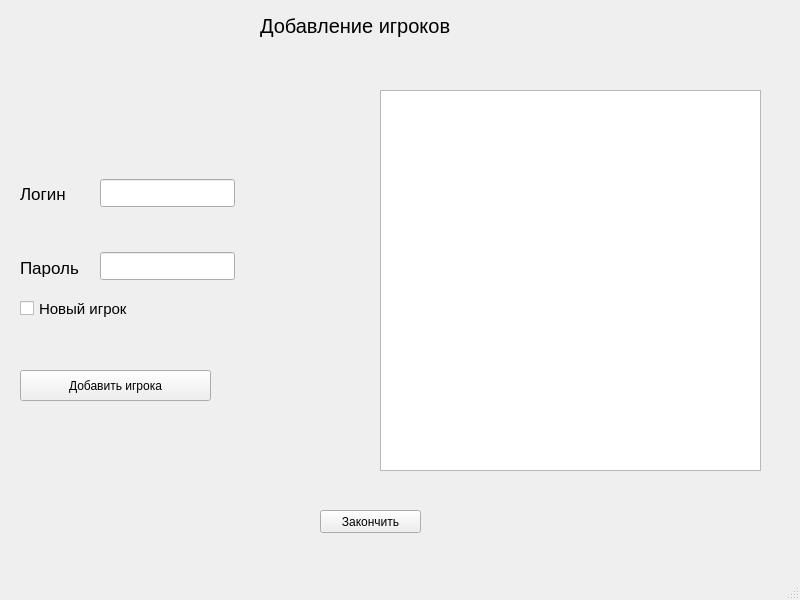
<?xml version="1.0" encoding="UTF-8"?>
<ui version="4.0">
 <class>players</class>
 <widget class="QMainWindow" name="players">
  <property name="geometry">
   <rect>
    <x>0</x>
    <y>0</y>
    <width>800</width>
    <height>600</height>
   </rect>
  </property>
  <property name="windowTitle">
   <string>Best Painter - Players</string>
  </property>
  <widget class="QWidget" name="centralwidget">
   <widget class="QLabel" name="label">
    <property name="geometry">
     <rect>
      <x>260</x>
      <y>10</y>
      <width>241</width>
      <height>31</height>
     </rect>
    </property>
    <property name="font">
     <font>
      <pointsize>15</pointsize>
     </font>
    </property>
    <property name="text">
     <string>Добавление игроков</string>
    </property>
   </widget>
   <widget class="QCheckBox" name="new_player_cb">
    <property name="geometry">
     <rect>
      <x>20</x>
      <y>300</y>
      <width>141</width>
      <height>17</height>
     </rect>
    </property>
    <property name="font">
     <font>
      <pointsize>11</pointsize>
     </font>
    </property>
    <property name="text">
     <string>Новый игрок</string>
    </property>
   </widget>
   <widget class="QPushButton" name="add_player_btn">
    <property name="geometry">
     <rect>
      <x>20</x>
      <y>370</y>
      <width>191</width>
      <height>31</height>
     </rect>
    </property>
    <property name="text">
     <string>Добавить игрока</string>
    </property>
   </widget>
   <widget class="QLabel" name="error_label">
    <property name="geometry">
     <rect>
      <x>10</x>
      <y>450</y>
      <width>361</width>
      <height>81</height>
     </rect>
    </property>
    <property name="font">
     <font>
      <pointsize>11</pointsize>
     </font>
    </property>
    <property name="text">
     <string/>
    </property>
   </widget>
   <widget class="QWidget" name="layoutWidget">
    <property name="geometry">
     <rect>
      <x>20</x>
      <y>160</y>
      <width>71</width>
      <height>141</height>
     </rect>
    </property>
    <layout class="QVBoxLayout" name="verticalLayout">
     <item>
      <widget class="QLabel" name="label_2">
       <property name="font">
        <font>
         <pointsize>13</pointsize>
        </font>
       </property>
       <property name="text">
        <string>Логин</string>
       </property>
      </widget>
     </item>
     <item>
      <widget class="QLabel" name="label_3">
       <property name="font">
        <font>
         <pointsize>13</pointsize>
        </font>
       </property>
       <property name="text">
        <string>Пароль</string>
       </property>
      </widget>
     </item>
    </layout>
   </widget>
   <widget class="QWidget" name="layoutWidget">
    <property name="geometry">
     <rect>
      <x>100</x>
      <y>140</y>
      <width>135</width>
      <height>181</height>
     </rect>
    </property>
    <layout class="QVBoxLayout" name="verticalLayout_2">
     <item>
      <widget class="QLineEdit" name="login_lne">
       <property name="font">
        <font>
         <pointsize>13</pointsize>
        </font>
       </property>
      </widget>
     </item>
     <item>
      <widget class="QLineEdit" name="password_lne">
       <property name="font">
        <font>
         <pointsize>13</pointsize>
        </font>
       </property>
      </widget>
     </item>
    </layout>
   </widget>
   <widget class="QListWidget" name="players_tbl">
    <property name="geometry">
     <rect>
      <x>380</x>
      <y>90</y>
      <width>381</width>
      <height>381</height>
     </rect>
    </property>
   </widget>
   <widget class="QPushButton" name="ok_btn">
    <property name="geometry">
     <rect>
      <x>320</x>
      <y>510</y>
      <width>101</width>
      <height>23</height>
     </rect>
    </property>
    <property name="text">
     <string>Закончить</string>
    </property>
   </widget>
  </widget>
  <widget class="QMenuBar" name="menubar">
   <property name="geometry">
    <rect>
     <x>0</x>
     <y>0</y>
     <width>800</width>
     <height>21</height>
    </rect>
   </property>
  </widget>
  <widget class="QStatusBar" name="statusbar"/>
 </widget>
 <resources/>
 <connections/>
</ui>
